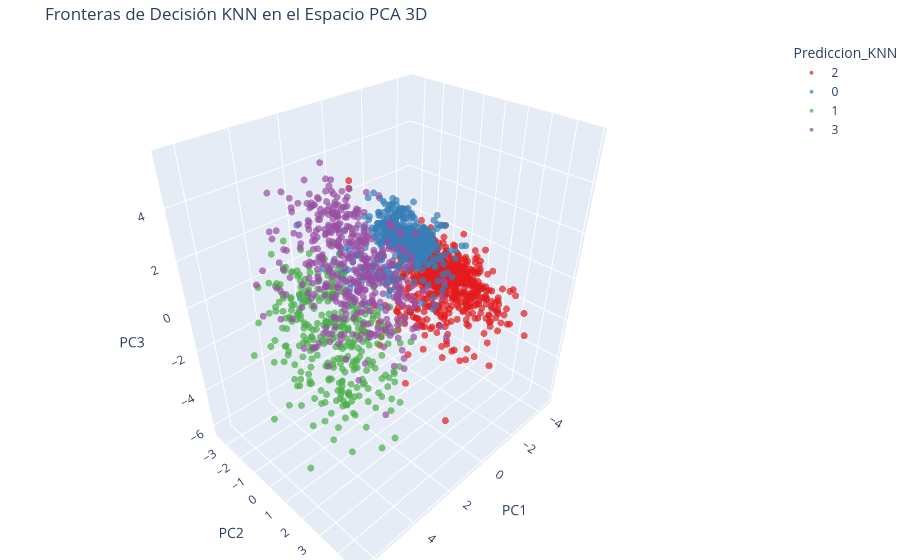

Notebook code for this chart:
### Markdown cell above
## KNN: Clasificador Supervisado para Producción (NO Clustering)

> [!IMPORTANT]
> **Aclaración metodológica:** K-Nearest Neighbors (KNN) es un algoritmo de *aprendizaje supervisado*, no de clustering. Lo que haremos a continuación NO es 'descubrir' nuevos clústeres, sino entrenar un clasificador para que aprenda a imitar las decisiones que tomó K-Means.

**¿Por qué hacer esto?**
En un entorno productivo, cuando llega una paciente nueva, K-Means es ineficiente para predecir a qué grupo pertenece porque tendría que re-evaluar todo el dataset. Entrenar un modelo **KNN ($K=7$, pesos uniformes, distancia euclidiana)** usando las etiquetas que nos dio K-Means nos permite clasificar instantáneamente a nuevas pacientes con un **95% de precisión (Accuracy)** sin sobreajuste (overfitting). 

A continuación, entrenaremos este clasificador y graficaremos el resultado (K-Means original vs Fronteras de Decisión del KNN) en 3D para entender visualmente cómo el modelo está separando a las pacientes.

### Code cell
from sklearn.neighbors import KNeighborsClassifier
from sklearn.model_selection import train_test_split
from sklearn.metrics import classification_report, accuracy_score
import plotly.express as px
import plotly.graph_objects as go

# 1. Usar las etiquetas de K-Means (K=4) como nuestro 'Target' (Variable Y)
y = df_cluster['Cluster']

# 2. Dividir en Entrenamiento (80%) y Prueba (20%)
X_train, X_test, y_train, y_test = train_test_split(df_cluster.drop(columns=['Cluster']), y, test_size=0.2, random_state=42, stratify=y)

# 3. Entrenar KNN con los mejores hiperparámetros encontrados
knn_best = KNeighborsClassifier(n_neighbors=7, weights='uniform', metric='euclidean', p=2)
knn_best.fit(X_train, y_train)

# 4. Evaluar el modelo
y_pred_test = knn_best.predict(X_test)
print("=== REPORTE DE CLASIFICACIÓN KNN ===")
print(f"Accuracy en Datos de Prueba: {accuracy_score(y_test, y_pred_test):.2%}\n")
print(classification_report(y_test, y_pred_test, target_names=[
    "C0: Primigestas Sanas",
    "C1: Riesgo Hipertensivo",
    "C2: Multiparas Sanas",
    "C3: Riesgo Metabolico"
]))

# 5. Visualización 3D Interactiva con Plotly
df_plot = df_perfilado.copy()
df_plot['Prediccion_KNN'] = knn_best.predict(df_cluster.drop(columns=['Cluster'])).astype(str)
df_plot['PC1'] = df_cluster['PC1']
df_plot['PC2'] = df_cluster['PC2']
df_plot['PC3'] = df_cluster['PC3']

fig = px.scatter_3d(
    df_plot,
    x='PC1',
    y='PC2',
    z='PC3',
    color='Prediccion_KNN',
    hover_data=['age_years', 'bmi_initial', 'mean_arterial_pressure', 'previous_pregnancies'],
    title="Fronteras de Decisión KNN en el Espacio PCA 3D",
    color_discrete_sequence=px.colors.qualitative.Set1,
    opacity=0.7
)
fig.update_traces(marker=dict(size=4))
fig.update_layout(margin=dict(l=0, r=0, b=0, t=40))
fig.show()

### Figure 1 — Plotly figure (JSON) as saved in the notebook; plotly's stock layout.template omitted (floating-point values rounded to 4 significant figures; data arrays with more than 128 entries replaced by an {"elided": "..."} marker saying what was removed)
{"data": [{"customdata": {"elided": "671x4 float values"}, "hovertemplate": "Prediccion_KNN=2<br>PC1=%{x}<br>PC2=%{y}<br>PC3=%{z}<br>age_years=%{customdata[0]}<br>bmi_initial=%{customdata[1]}<br>mean_arterial_pressure=%{customdata[2]}<br>previous_pregnancies=%{customdata[3]}<extra></extra>", "legendgroup": "2", "marker": {"color": "rgb(228,26,28)", "opacity": 0.7, "size": 4, "symbol": "circle"}, "mode": "markers", "name": "2", "scene": "scene", "showlegend": true, "type": "scatter3d", "x": {"elided": "671 float values"}, "y": {"elided": "671 float values"}, "z": {"elided": "671 float values"}}, {"customdata": {"elided": "548x4 float values"}, "hovertemplate": "Prediccion_KNN=0<br>PC1=%{x}<br>PC2=%{y}<br>PC3=%{z}<br>age_years=%{customdata[0]}<br>bmi_initial=%{customdata[1]}<br>mean_arterial_pressure=%{customdata[2]}<br>previous_pregnancies=%{customdata[3]}<extra></extra>", "legendgroup": "0", "marker": {"color": "rgb(55,126,184)", "opacity": 0.7, "size": 4, "symbol": "circle"}, "mode": "markers", "name": "0", "scene": "scene", "showlegend": true, "type": "scatter3d", "x": {"elided": "548 float values"}, "y": {"elided": "548 float values"}, "z": {"elided": "548 float values"}}, {"customdata": {"elided": "344x4 float values"}, "hovertemplate": "Prediccion_KNN=1<br>PC1=%{x}<br>PC2=%{y}<br>PC3=%{z}<br>age_years=%{customdata[0]}<br>bmi_initial=%{customdata[1]}<br>mean_arterial_pressure=%{customdata[2]}<br>previous_pregnancies=%{customdata[3]}<extra></extra>", "legendgroup": "1", "marker": {"color": "rgb(77,175,74)", "opacity": 0.7, "size": 4, "symbol": "circle"}, "mode": "markers", "name": "1", "scene": "scene", "showlegend": true, "type": "scatter3d", "x": {"elided": "344 float values"}, "y": {"elided": "344 float values"}, "z": {"elided": "344 float values"}}, {"customdata": {"elided": "437x4 float values"}, "hovertemplate": "Prediccion_KNN=3<br>PC1=%{x}<br>PC2=%{y}<br>PC3=%{z}<br>age_years=%{customdata[0]}<br>bmi_initial=%{customdata[1]}<br>mean_arterial_pressure=%{customdata[2]}<br>previous_pregnancies=%{customdata[3]}<extra></extra>", "legendgroup": "3", "marker": {"color": "rgb(152,78,163)", "opacity": 0.7, "size": 4, "symbol": "circle"}, "mode": "markers", "name": "3", "scene": "scene", "showlegend": true, "type": "scatter3d", "x": {"elided": "437 float values"}, "y": {"elided": "437 float values"}, "z": {"elided": "437 float values"}}], "layout": {"legend": {"title": {"text": "Prediccion_KNN"}, "tracegroupgap": 0}, "margin": {"b": 0, "l": 0, "r": 0, "t": 40}, "scene": {"domain": {"x": [0, 1], "y": [0, 1]}, "xaxis": {"title": {"text": "PC1"}}, "yaxis": {"title": {"text": "PC2"}}, "zaxis": {"title": {"text": "PC3"}}}, "title": {"text": "Fronteras de Decisión KNN en el Espacio PCA 3D"}}}
